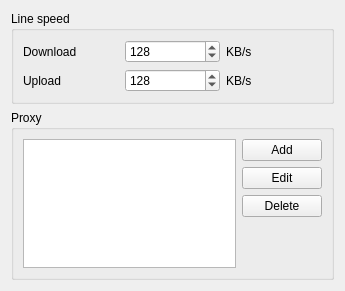
<?xml version="1.0" encoding="UTF-8"?>
<ui version="4.0">
 <class>SettingsNetworkForm</class>
 <widget class="QWidget" name="SettingsNetworkForm">
  <property name="geometry">
   <rect>
    <x>0</x>
    <y>0</y>
    <width>345</width>
    <height>291</height>
   </rect>
  </property>
  <layout class="QGridLayout">
   <item row="0" column="0">
    <widget class="QGroupBox" name="groupBox">
     <property name="title">
      <string>Line speed</string>
     </property>
     <layout class="QGridLayout">
      <item row="0" column="0">
       <widget class="QLabel" name="label">
        <property name="text">
         <string>Download</string>
        </property>
       </widget>
      </item>
      <item row="0" column="1">
       <widget class="QSpinBox" name="spinDown">
        <property name="minimum">
         <number>1</number>
        </property>
        <property name="maximum">
         <number>9999999</number>
        </property>
        <property name="singleStep">
         <number>64</number>
        </property>
        <property name="value">
         <number>128</number>
        </property>
       </widget>
      </item>
      <item row="0" column="2">
       <widget class="QLabel" name="label_2">
        <property name="text">
         <string>KB/s</string>
        </property>
       </widget>
      </item>
      <item row="1" column="0">
       <widget class="QLabel" name="label_3">
        <property name="text">
         <string>Upload</string>
        </property>
       </widget>
      </item>
      <item row="1" column="1">
       <widget class="QSpinBox" name="spinUp">
        <property name="minimum">
         <number>1</number>
        </property>
        <property name="maximum">
         <number>9999999</number>
        </property>
        <property name="singleStep">
         <number>64</number>
        </property>
        <property name="value">
         <number>128</number>
        </property>
       </widget>
      </item>
      <item row="1" column="2">
       <widget class="QLabel" name="label_4">
        <property name="text">
         <string>KB/s</string>
        </property>
       </widget>
      </item>
     </layout>
    </widget>
   </item>
   <item row="1" column="0">
    <widget class="QGroupBox" name="groupBox_2">
     <property name="title">
      <string>Proxy</string>
     </property>
     <layout class="QGridLayout">
      <item row="0" column="0" rowspan="4">
       <widget class="QListWidget" name="listProxys"/>
      </item>
      <item row="0" column="1">
       <widget class="QPushButton" name="pushAdd">
        <property name="text">
         <string>Add</string>
        </property>
        <property name="icon">
         <iconset>
          <normaloff>../../</normaloff>../../</iconset>
        </property>
       </widget>
      </item>
      <item row="1" column="1">
       <widget class="QPushButton" name="pushEdit">
        <property name="text">
         <string>Edit</string>
        </property>
        <property name="icon">
         <iconset>
          <normaloff>../../</normaloff>../../</iconset>
        </property>
       </widget>
      </item>
      <item row="2" column="1">
       <widget class="QPushButton" name="pushDelete">
        <property name="text">
         <string>Delete</string>
        </property>
        <property name="icon">
         <iconset>
          <normaloff>../../</normaloff>../../</iconset>
        </property>
       </widget>
      </item>
      <item row="3" column="1">
       <spacer>
        <property name="orientation">
         <enum>Qt::Vertical</enum>
        </property>
        <property name="sizeHint" stdset="0">
         <size>
          <width>20</width>
          <height>40</height>
         </size>
        </property>
       </spacer>
      </item>
     </layout>
    </widget>
   </item>
   <item row="2" column="0">
    <spacer>
     <property name="orientation">
      <enum>Qt::Vertical</enum>
     </property>
     <property name="sizeHint" stdset="0">
      <size>
       <width>20</width>
       <height>40</height>
      </size>
     </property>
    </spacer>
   </item>
  </layout>
 </widget>
 <resources/>
 <connections>
  <connection>
   <sender>listProxys</sender>
   <signal>itemDoubleClicked(QListWidgetItem*)</signal>
   <receiver>pushEdit</receiver>
   <slot>click()</slot>
   <hints>
    <hint type="sourcelabel">
     <x>163</x>
     <y>156</y>
    </hint>
    <hint type="destinationlabel">
     <x>285</x>
     <y>168</y>
    </hint>
   </hints>
  </connection>
 </connections>
</ui>
